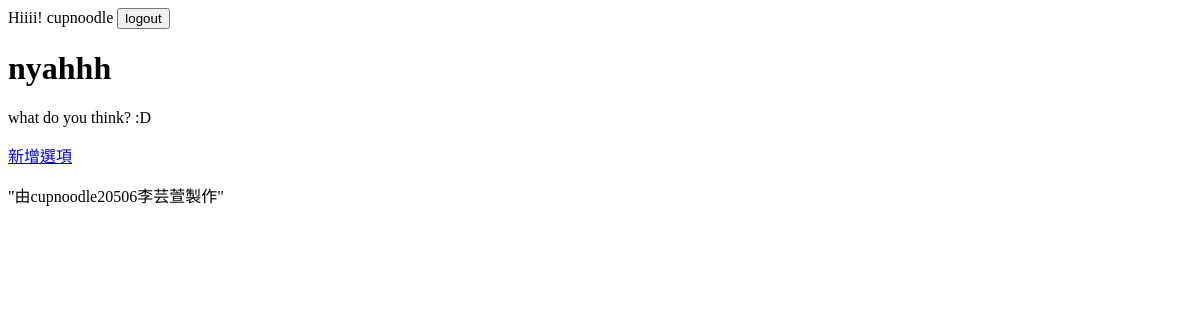
The page /poll/3/ (signed in) on the database as committed earlier.
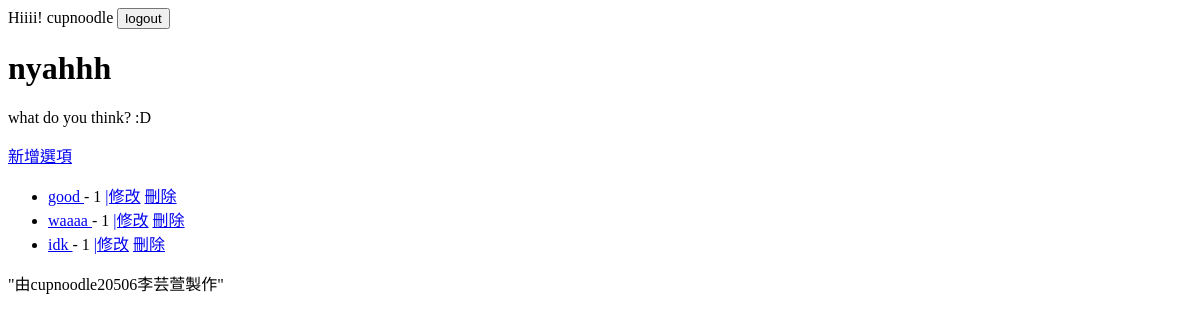
The same page on the database as committed later.
### default/models.py (models this page shows, shortened)
class Poll(models.Model): #定義類別(內建的資料處理系統)
    subject = models.CharField("投票主題", max_length=64)# carfield只有單行，當標題
    desc = models.TextField("說明")# 說明文字
    created = models.DateField("建立日期", auto_now_add=True)

class Option(models.Model):
    title = models.CharField("選項文字", max_length=64)
    votes = models.IntegerField("票數", default=0)
    poll_id = models.IntegerField("投票主題編號")

### default/views.py (the view)
# urls.py: path("<int:pk>/", pollview.as_view(), name='pollview'),
class pollview(DetailView):
    model = Poll
    def get_context_data(self, **kwargs):
        ctx = super().get_context_data(**kwargs)
        ctx["option_list"] = Option.objects.filter(poll_id=self.object.id)
        return ctx

### templates/default/poll_detail.html (shortened to what this page needs)
{% extends "base.html" %}
{% block main %}
    <h1>{{ poll.subject }}</h1>
    <p>{{ poll.desc }}</p>
    <a href="{% url 'ption_create' poll.id %}">新增選項</a>
    <ul>
        {% for op in option_list %}
        <li><a href="{% url 'pollvote' op.id %}">{{ op.title }} </a>- {{ op.votes }}
        {% if user.is_authenticated %}
            <a href="{% url 'optionedit' op.id %}">|修改</a>
            <a href="{% url 'option_delete' op.id %}">刪除</a>
        {% endif %}
            </li>
        {% endfor %}
    </ul>
{% endblock %}

### templates/base.html (shortened to what this page needs)
<!DOCTYPE html>
<html lang="zh-hant">
<head>
</head>
<body>
    <div class="container">
        <div>
            {% if not user.is_authenticated %}
            <a href="{% url 'login'%}">login</a>
            {% else %}
            <form action="{% url 'logout'%}" method="post">
                Hiiii! {{ user }}
                <input type="submit" value="logout">
            </form>
            {% endif %}
        </div>
    </div>
    {% block main %}{% endblock %}
    <a>"由cupnoodle20506李芸萱製作"</a>
</body>
</html>

Rows that differ between the two databases and show on the page:
added Option: title "good", votes "1"
added Option: title "waaaa", votes "1"
added Option: title "idk", votes "1"
